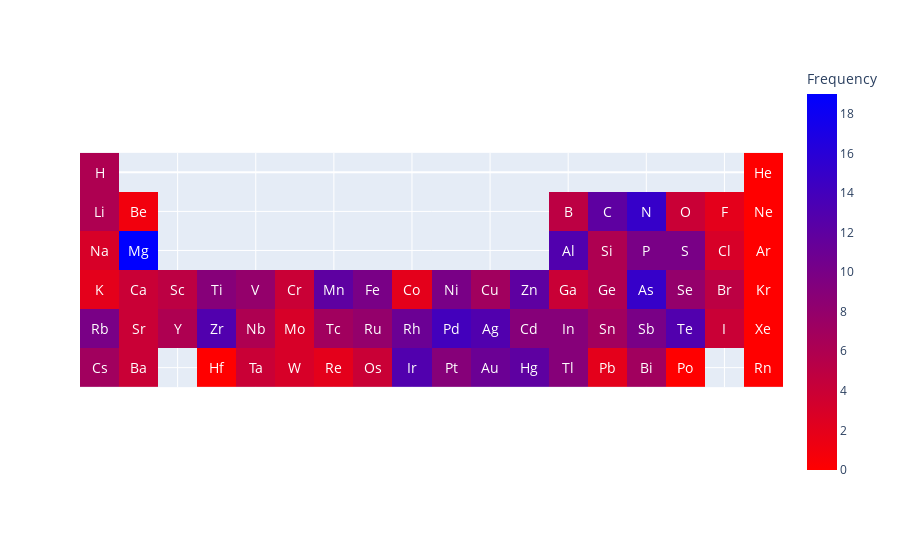

Here is the notebook cell this chart was saved with:
### Code cell
labels = dict(color="Frequency")
T = np.empty((6, 18))*np.nan
for elt in PERIODIC_TABLE_INFO:
        ELEMENT_INFO = PERIODIC_TABLE_INFO[elt]
        if ELEMENT_INFO['PTC'] == 'Lant':
            continue
        i, j = ELEMENT_INFO['idx']
        T[i, j] = ELEMENT_INFO['Freq']

fig = px.imshow(T,
                labels=labels,
                color_continuous_scale='Bluered_r'
               )
fig.update_xaxes(showticklabels=False).update_yaxes(showticklabels=False)
for elt in PERIODIC_TABLE_INFO:
        ELEMENT_INFO = PERIODIC_TABLE_INFO[elt]
        if ELEMENT_INFO['PTC'] == 'Lant':
            continue
        i, j = ELEMENT_INFO['idx']
        fig.add_annotation(
            x=j,
            y=i,
            text=elt,
            showarrow=False,
            font_size=14, font_color='white')
fig.show()

### Figure 1 — Plotly figure (JSON) as saved in the notebook; plotly's stock layout.template omitted (floating-point values rounded to 4 significant figures)
{"data": [{"coloraxis": "coloraxis", "hovertemplate": "x: %{x}<br>y: %{y}<br>Frequency: %{z}<extra></extra>", "name": "0", "type": "heatmap", "xaxis": "x", "yaxis": "y", "z": [[6, null, null, null, null, null, null, null, null, null, null, null, null, null, null, null, null, 0], [6, 1, null, null, null, null, null, null, null, null, null, null, 5, 12, 15, 4, 2, 0], [3, 19, null, null, null, null, null, null, null, null, null, null, 13, 6, 10, 10, 3, 0], [2, 4, 5, 9, 8, 4, 12, 10, 2, 10, 7, 12, 4, 6, 15, 8, 5, 0], [10, 4, 6, 13, 6, 3, 7, 8, 11, 14, 13, 9, 9, 7, 10, 13, 4, 0], [7, 4, null, 0, 4, 3, 2, 4, 13, 9, 11, 12, 9, 2, 7, 0, null, 0]]}], "layout": {"annotations": [{"font": {"color": "white", "size": 14}, "showarrow": false, "text": "Ag", "x": 10, "y": 4}, {"font": {"color": "white", "size": 14}, "showarrow": false, "text": "Al", "x": 12, "y": 2}, {"font": {"color": "white", "size": 14}, "showarrow": false, "text": "Ar", "x": 17, "y": 2}, {"font": {"color": "white", "size": 14}, "showarrow": false, "text": "As", "x": 14, "y": 3}, {"font": {"color": "white", "size": 14}, "showarrow": false, "text": "Au", "x": 10, "y": 5}, {"font": {"color": "white", "size": 14}, "showarrow": false, "text": "B", "x": 12, "y": 1}, {"font": {"color": "white", "size": 14}, "showarrow": false, "text": "Ba", "x": 1, "y": 5}, {"font": {"color": "white", "size": 14}, "showarrow": false, "text": "Be", "x": 1, "y": 1}, {"font": {"color": "white", "size": 14}, "showarrow": false, "text": "Bi", "x": 14, "y": 5}, {"font": {"color": "white", "size": 14}, "showarrow": false, "text": "Br", "x": 16, "y": 3}, {"font": {"color": "white", "size": 14}, "showarrow": false, "text": "C", "x": 13, "y": 1}, {"font": {"color": "white", "size": 14}, "showarrow": false, "text": "Ca", "x": 1, "y": 3}, {"font": {"color": "white", "size": 14}, "showarrow": false, "text": "Cd", "x": 11, "y": 4}, {"font": {"color": "white", "size": 14}, "showarrow": false, "text": "Cl", "x": 16, "y": 2}, {"font": {"color": "white", "size": 14}, "showarrow": false, "text": "Co", "x": 8, "y": 3}, {"font": {"color": "white", "size": 14}, "showarrow": false, "text": "Cr", "x": 5, "y": 3}, {"font": {"color": "white", "size": 14}, "showarrow": false, "text": "Cs", "x": 0, "y": 5}, {"font": {"color": "white", "size": 14}, "showarrow": false, "text": "Cu", "x": 10, "y": 3}, {"font": {"color": "white", "size": 14}, "showarrow": false, "text": "F", "x": 16, "y": 1}, {"font": {"color": "white", "size": 14}, "showarrow": false, "text": "Fe", "x": 7, "y": 3}, {"font": {"color": "white", "size": 14}, "showarrow": false, "text": "Ga", "x": 12, "y": 3}, {"font": {"color": "white", "size": 14}, "showarrow": false, "text": "Ge", "x": 13, "y": 3}, {"font": {"color": "white", "size": 14}, "showarrow": false, "text": "H", "x": 0, "y": 0}, {"font": {"color": "white", "size": 14}, "showarrow": false, "text": "He", "x": 17, "y": 0}, {"font": {"color": "white", "size": 14}, "showarrow": false, "text": "Hf", "x": 3, "y": 5}, {"font": {"color": "white", "size": 14}, "showarrow": false, "text": "Hg", "x": 11, "y": 5}, {"font": {"color": "white", "size": 14}, "showarrow": false, "text": "I", "x": 16, "y": 4}, {"font": {"color": "white", "size": 14}, "showarrow": false, "text": "In", "x": 12, "y": 4}, {"font": {"color": "white", "size": 14}, "showarrow": false, "text": "Ir", "x": 8, "y": 5}, {"font": {"color": "white", "size": 14}, "showarrow": false, "text": "K", "x": 0, "y": 3}, {"font": {"color": "white", "size": 14}, "showarrow": false, "text": "Kr", "x": 17, "y": 3}, {"font": {"color": "white", "size": 14}, "showarrow": false, "text": "Li", "x": 0, "y": 1}, {"font": {"color": "white", "size": 14}, "showarrow": false, "text": "Mg", "x": 1, "y": 2}, {"font": {"color": "white", "size": 14}, "showarrow": false, "text": "Mn", "x": 6, "y": 3}, {"font": {"color": "white", "size": 14}, "showarrow": false, "text": "Mo", "x": 5, "y": 4}, {"font": {"color": "white", "size": 14}, "showarrow": false, "text": "N", "x": 14, "y": 1}, {"font": {"color": "white", "size": 14}, "showarrow": false, "text": "Na", "x": 0, "y": 2}, {"font": {"color": "white", "size": 14}, "showarrow": false, "text": "Nb", "x": 4, "y": 4}, {"font": {"color": "white", "size": 14}, "showarrow": false, "text": "Ne", "x": 17, "y": 1}, {"font": {"color": "white", "size": 14}, "showarrow": false, "text": "Ni", "x": 9, "y": 3}, {"font": {"color": "white", "size": 14}, "showarrow": false, "text": "O", "x": 15, "y": 1}, {"font": {"color": "white", "size": 14}, "showarrow": false, "text": "Os", "x": 7, "y": 5}, {"font": {"color": "white", "size": 14}, "showarrow": false, "text": "P", "x": 14, "y": 2}, {"font": {"color": "white", "size": 14}, "showarrow": false, "text": "Pb", "x": 13, "y": 5}, {"font": {"color": "white", "size": 14}, "showarrow": false, "text": "Pd", "x": 9, "y": 4}, {"font": {"color": "white", "size": 14}, "showarrow": false, "text": "Po", "x": 15, "y": 5}, {"font": {"color": "white", "size": 14}, "showarrow": false, "text": "Pt", "x": 9, "y": 5}, {"font": {"color": "white", "size": 14}, "showarrow": false, "text": "Rb", "x": 0, "y": 4}, {"font": {"color": "white", "size": 14}, "showarrow": false, "text": "Re", "x": 6, "y": 5}, {"font": {"color": "white", "size": 14}, "showarrow": false, "text": "Rh", "x": 8, "y": 4}, {"font": {"color": "white", "size": 14}, "showarrow": false, "text": "Rn", "x": 17, "y": 5}, {"font": {"color": "white", "size": 14}, "showarrow": false, "text": "Ru", "x": 7, "y": 4}, {"font": {"color": "white", "size": 14}, "showarrow": false, "text": "S", "x": 15, "y": 2}, {"font": {"color": "white", "size": 14}, "showarrow": false, "text": "Sb", "x": 14, "y": 4}, {"font": {"color": "white", "size": 14}, "showarrow": false, "text": "Sc", "x": 2, "y": 3}, {"font": {"color": "white", "size": 14}, "showarrow": false, "text": "Se", "x": 15, "y": 3}, {"font": {"color": "white", "size": 14}, "showarrow": false, "text": "Si", "x": 13, "y": 2}, {"font": {"color": "white", "size": 14}, "showarrow": false, "text": "Sn", "x": 13, "y": 4}, {"font": {"color": "white", "size": 14}, "showarrow": false, "text": "Sr", "x": 1, "y": 4}, {"font": {"color": "white", "size": 14}, "showarrow": false, "text": "Ta", "x": 4, "y": 5}, {"font": {"color": "white", "size": 14}, "showarrow": false, "text": "Tc", "x": 6, "y": 4}, {"font": {"color": "white", "size": 14}, "showarrow": false, "text": "Te", "x": 15, "y": 4}, {"font": {"color": "white", "size": 14}, "showarrow": false, "text": "Ti", "x": 3, "y": 3}, {"font": {"color": "white", "size": 14}, "showarrow": false, "text": "Tl", "x": 12, "y": 5}, {"font": {"color": "white", "size": 14}, "showarrow": false, "text": "V", "x": 4, "y": 3}, {"font": {"color": "white", "size": 14}, "showarrow": false, "text": "W", "x": 5, "y": 5}, {"font": {"color": "white", "size": 14}, "showarrow": false, "text": "Xe", "x": 17, "y": 4}, {"font": {"color": "white", "size": 14}, "showarrow": false, "text": "Y", "x": 2, "y": 4}, {"font": {"color": "white", "size": 14}, "showarrow": false, "text": "Zn", "x": 11, "y": 3}, {"font": {"color": "white", "size": 14}, "showarrow": false, "text": "Zr", "x": 3, "y": 4}], "coloraxis": {"colorbar": {"title": {"text": "Frequency"}}, "colorscale": [[0, "rgb(255,0,0)"], [1, "rgb(0,0,255)"]]}, "margin": {"t": 60}, "xaxis": {"anchor": "y", "constrain": "domain", "domain": [0, 1], "scaleanchor": "y", "showticklabels": false}, "yaxis": {"anchor": "x", "autorange": "reversed", "constrain": "domain", "domain": [0, 1], "showticklabels": false}}}
